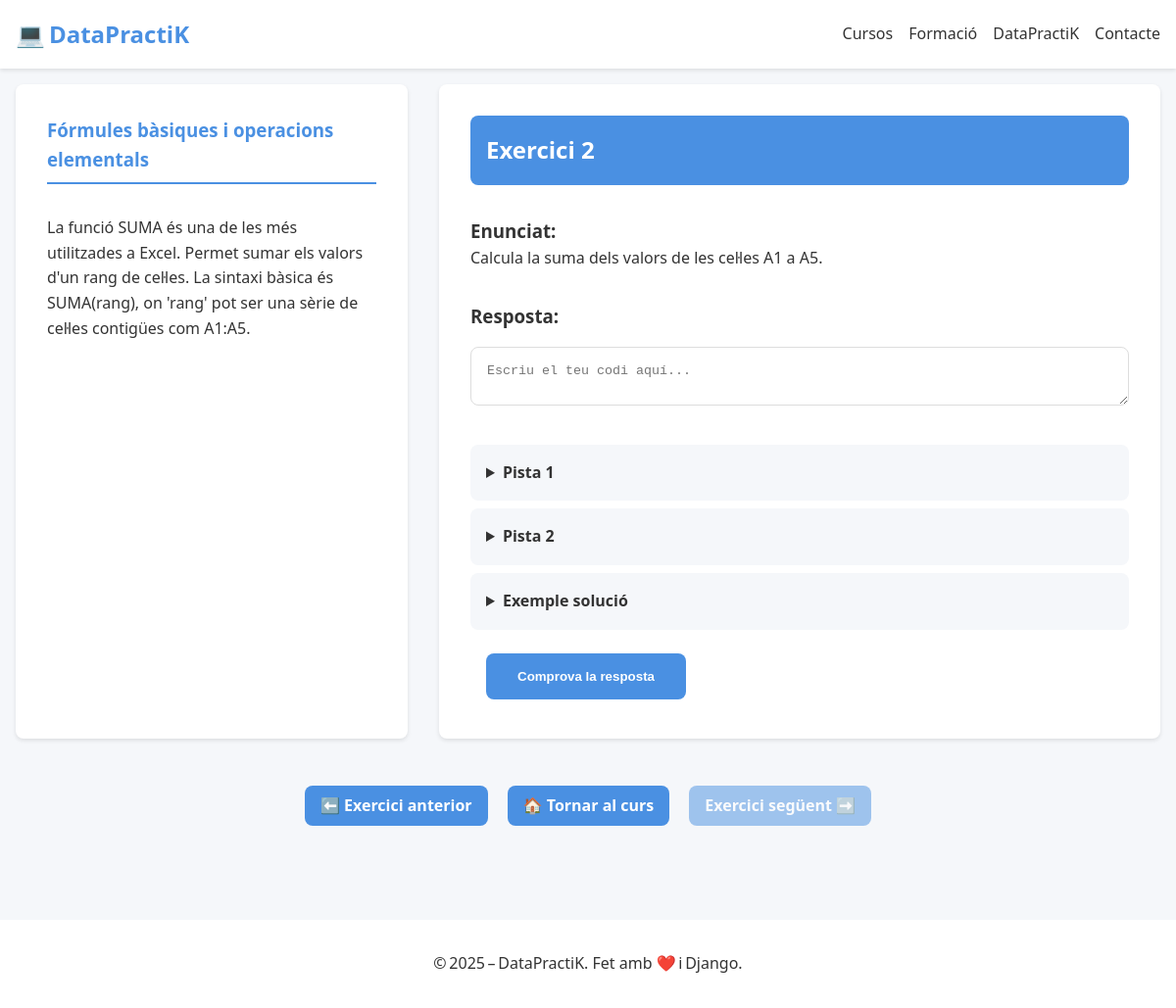
Page /curs/Excel/capitol/1/exercici/2/ on the committed database.
### app_django/models.py (models this page shows, shortened)
class Exercici(models.Model):
    class Tipus(models.TextChoices):
        CODI = 'codi', _("Escriure codi")
        COMPLETAR = 'completar', _("Completar codi")
        TEST = 'test', _("Tipus test")
        IA = 'ia', _("Correcció amb IA")
        EXE = 'exe', _("Execució de codi")
    curs = models.ForeignKey(Curs, on_delete=models.CASCADE, related_name='exercicis', verbose_name=_("Curs"))
    capitol = models.ForeignKey(Capitol, on_delete=models.CASCADE, related_name='exercicis', verbose_name=_("Capítol"))
    numero = models.PositiveIntegerField(_("Número d'exercici"), default=0)
    titol = models.CharField(_("Títol de l'exercici"), max_length=200, null=True, blank=True)
    tipus = models.CharField(_("Tipus d'exercici"), max_length=20, choices=Tipus.choices)
    descripcio = models.TextField(_("Descripció"), null=True, blank=True)
    enunciat = models.TextField(_("Enunciat"))
    resposta_usuari = models.TextField(_("Resposta de l'usuari"), null=True, blank=True)
    solucio = models.TextField(_("Solució correcta"), null=True, blank=True)
    solucio_codi_1 = models.TextField(_("Solució en codi 1"), null=True, blank=True)
    solucio_codi_2 = models.TextField(_("Solució en codi 2"), null=True, blank=True)
    codi_a_completar = models.TextField(_("Codi a completar"), null=True, blank=True)
    imatge_1 = models.ImageField(_("Imatge 1"), upload_to='exercicis/imatges/', null=True, blank=True)
    descripcio_imatge_1 = models.CharField(_("Descripció imatge 1"), max_length=255, null=True, blank=True)
    imatge_2 = models.ImageField(_("Imatge 2"), upload_to='exercicis/imatges/', null=True, blank=True)
    descripcio_imatge_2 = models.CharField(_("Descripció imatge 2"), max_length=255, null=True, blank=True)
    respostes_test = models.JSONField(_("Respostes del test"), null=True, blank=True)
    temps_estimat_minuts = models.IntegerField(_("Temps estimat (min)"), null=True, blank=True)
    pista_1 = models.TextField(_("Pista 1"), null=True, blank=True)
    pista_2 = models.TextField(_("Pista 2"), null=True, blank=True)
    taula = models.JSONField(blank=True, null=True)
    class Meta:
        ordering = ['capitol__numero', 'numero']
        unique_together = ('capitol', 'numero')
        verbose_name = _("Exercici")
        verbose_name_plural = _("Exercicis")

class Capitol(models.Model):
    curs = models.ForeignKey(Curs, on_delete=models.CASCADE, related_name='capitols', verbose_name=_("Curs"))
    titol = models.CharField(_("Títol del capítol"), max_length=100)
    numero = models.PositiveIntegerField(_("Número del capítol"))
    dificultat = models.CharField(_("Dificultat"), max_length=50)
    preu = models.DecimalField(_("Preu"), max_digits=5, decimal_places=2, default=0.00)
    data_creacio = models.DateTimeField(_("Data de creació"), auto_now_add=True)
    class Meta:
        ordering = ['numero']
        unique_together = ('curs', 'numero')
        verbose_name = _("Capítol")
        verbose_name_plural = _("Capítols")

### app_django/views.py (the view, shortened to what this page needs)
# urls.py: path('curs/<str:curs_nom>/capitol/<int:capitol_num>/exercici/<int:exercici_num>/', views.exercici, name='exercici'),
def exercici(request, curs_nom, capitol_num, exercici_num):
    print(f"⚙️ Inici de la vista 'exercici' per al curs: {curs_nom}, capítol: {capitol_num}, exercici: {exercici_num}")
    curs = get_object_or_404(Curs, nom=curs_nom)
    capitol = get_object_or_404(Capitol, numero=capitol_num, curs=curs)
    exercici = get_object_or_404(Exercici, numero=exercici_num, capitol=capitol)
    missatge = ''
    resposta_correcta = False
    resposta_ia = ''
    exercici_seguent = Exercici.objects.filter(capitol=capitol, numero=exercici.numero + 1).first()
    exercici_anterior = Exercici.objects.filter(capitol=capitol, numero=exercici.numero - 1).first()
    def reemplaçar_placeholders(codi):
        count = 0
        def replacer(match):
            nonlocal count
            count += 1
            return f'<input type="text" name="respostes_completar" class="placeholder-input" data-index="{count}">'
        return re.sub(r'<placeholder>', replacer, codi)
    if exercici.tipus.lower().strip() == 'completar' and exercici.codi_a_completar:
        codi_a_completar_html = reemplaçar_placeholders(exercici.codi_a_completar)
    else:
        codi_a_completar_html = ''
    return render(request, 'exercici.html', {
        'curs': curs,
        'capitol': capitol,
        'exercici': exercici,
        'missatge': missatge,
        'opcions': exercici.respostes_test if exercici.tipus == 'test' else None,
        'exercici_seguent': exercici_seguent,
        'exercici_anterior': exercici_anterior,
        'resposta_correcta': resposta_correcta,
        'codi_a_completar_html': codi_a_completar_html,
        'resposta_ia': resposta_ia,
    })

### app_django/templates/exercici.html (shortened to what this page needs)
{% extends 'base.html' %}
{% load static %}
{% load dict_extras %}
{% block content %}
<div class="exercise">
    <div class="exercise__container">
        <aside class="exercise__sidebar">
            <h3 class="exercise__chapter">{{ exercici.capitol.titol }}</h3>
            {% if exercici.descripcio %}
                <p class="exercise__description">{{ exercici.descripcio | safe }}</p>
            {% endif %}
        </aside>
        <main class="exercise__main">
            <div class="exercise__header">
                <h2>Exercici {{ exercici.numero }}</h2>
            </div>
            <div id="contingut-exercici">
                <div class="exercise__content">
                    <div class="exercise__statement">
                        <h3 class="exercise__statement-title">Enunciat:</h3>
                        <p>{{ exercici.enunciat | safe }}</p>
                    </div>
                  <form method="post" class="exercise__form" id="exerciciForm">
                        <h3 class="exercise__response-title">Resposta:</h3>
                        {% if exercici.tipus == 'codi' %}
                            <textarea name="resposta_usuari" class="exercise__code-input" rows="5" placeholder="Escriu el teu codi aquí..."></textarea>
                        {% elif exercici.tipus == 'exe' %}
                            <textarea name="resposta_usuari" class="exercise__code-input" rows="5" placeholder="Escriu el teu codi aquí..."></textarea>
                        {% elif exercici.tipus == 'codi_ia' %}
                            <textarea name="resposta_usuari" class="exercise__code-input" rows="5" placeholder="Escriu el teu codi aquí..."></textarea>
                        {% elif exercici.tipus == 'ia' %}
                            <textarea name="resposta_usuari" class="exercise__text-input" rows="5" placeholder="Escriu la teva resposta aquí..."></textarea>
                        {% endif %}
                        <div class="exercise__hints">
                            {% if exercici.pista_1 %}
                                <details class="exercise__hint">
                                    <summary>Pista 1</summary>
                                </details>
                            {% endif %}
                            {% if exercici.pista_2 %}
                                <details class="exercise__hint">
                                    <summary>Pista 2</summary>
                                </details>
                            {% endif %}
                        </div>
                        {% if exercici.solucio_codi_1 or exercici.solucio_codi_2 %}
                            <details class="exercise__hint">
                                <summary>Exemple solució</summary>
                            </details>
                        {% endif %}
                        <div class="exercise__submit-row">
                            <button type="submit" class="exercise__submit-button">Comprova la resposta</button>
                        </div>
                    </form>
                </div>
            </div>
        </main>
    </div>
    <div class="exercise__navigation-buttons">
        {% if exercici_anterior %}
            <a href="{% url 'exercici' exercici.curs.nom exercici_anterior.capitol.numero exercici_anterior.numero %}" class="exercise__nav-button">⬅️ Exercici anterior</a>
        {% endif %}
        <a href="{% url 'index_curs' exercici.curs.nom %}" class="exercise__nav-button">🏠 Tornar al curs</a>
        {% if exercici_seguent %}
        <a href="{% url 'exercici' exercici.curs.nom exercici_seguent.capitol.numero exercici_seguent.numero %}"
           class="exercise__nav-button disabled"
           id="next-button"
           style="pointer-events: none; opacity: 0.5; cursor: default;">
           Exercici següent ➡️
        </a>
    {% endif %}
    </div>
</div>
{% endblock %}

### app_django/static/css/style.css (style rules this page uses)
:root { --color-primary: #4a90e2; --color-secondary: #0000ff; --color-accent: #07bb8e; --color-text: #333333; --color-text-light: #666666; --color-background: #f5f7fa; --color-white: #ffffff; --color-success: #4caf50; --color-error: #f44336; --border-radius: 8px; --spacing-xs: 0.5rem; --spacing-sm: 1rem; --spacing-md: 2rem; --spacing-lg: 3rem; --font-family: 'Segoe UI', system-ui, sans-serif; --shadow-sm: 0 2px 4px rgba(0, 0, 0, 0.1); --shadow-md: 0 4px 6px rgba(0, 0, 0, 0.1); --max-width: 1600px; --font-size-xs: 0.75rem; --font-size-sm: 1rem; --font-size-md: 1.25rem; --font-size-md: 1.25rem; --font-size-md-lg: 1.5rem; --font-size-lg: 2.5rem; }
* { margin: 0; padding: 0; box-sizing: border-box; }
body { font-family: var(--font-family); line-height: 1.6; color: var(--color-text); background-color: var(--color-background); }
.exercise { max-width: var(--max-width); margin: 0 auto; padding: var(--spacing-sm); }
.exercise__container { display: grid; grid-template-columns: 400px 1fr; gap: var(--spacing-md); align-items: stretch; min-height: 75vh; }
.exercise__sidebar { background: var(--color-white); padding: var(--spacing-md); border-radius: var(--border-radius); box-shadow: var(--shadow-sm); }
.exercise__main { background: var(--color-white); padding: var(--spacing-md); border-radius: var(--border-radius); box-shadow: var(--shadow-sm); }
.exercise__header { background-color: var(--color-primary); color: white; padding: 1rem; border-radius: var(--border-radius); margin-bottom: var(--spacing-md); }
.exercise__chapter { color: var(--color-primary); margin-bottom: var(--spacing-md); padding-bottom: var(--spacing-xs); border-bottom: 2px solid var(--color-primary); }
.exercise__submit-row { display: flex; gap: var(--spacing-sm); padding: var(--spacing-xs) var(--spacing-sm); margin-top: var(--spacing-sm); }
.exercise__submit-button { background-color: var(--color-primary); color: var(--color-white); border: none; padding: var(--spacing-sm) var(--spacing-md); border-radius: var(--border-radius); cursor: pointer; font-weight: 600; }
.exercise__navigation-buttons { display: flex; justify-content: center; align-items: center; gap: 20px; margin-top: var(--spacing-sm); padding: var(--spacing-md); }
.exercise__nav-button { display: inline-block; padding: var(--spacing-xs) var(--spacing-sm); background-color: var(--color-primary); color: var(--color-white); text-decoration: none; border-radius: var(--border-radius); transition: opacity 0.3s ease; font-weight: bold; font-size: 1rem; }
.exercise__nav-button.disabled { pointer-events: none; opacity: 0.5; cursor: default; }
.exercise__form { margin-top: var(--spacing-md); }
.exercise__code-input, .exercise__text-input { width: 100%; padding: var(--spacing-sm); border: 1px solid #ddd; border-radius: var(--border-radius); font-family: monospace; margin: var(--spacing-sm) 0; height: 60px; }
.exercise__description { white-space: pre-wrap; }
.exercise__hints { margin-top: var(--spacing-sm); }
.exercise__hint { margin: var(--spacing-xs) 0; padding: var(--spacing-sm); background-color: var(--color-background); border-radius: var(--border-radius); }
.exercise__hint summary { cursor: pointer; font-weight: 600; }

### app_django/templates/base.html (style rules this page uses)
html { scroll-behavior:smooth; }

### rows in the picture
Exercici: capitol.titol "Fórmules bàsiques i operacions elementals", descripcio "La funció SUMA és una de les més utilitzades a Excel. Permet sumar els valors d'un rang de cel·les. La sintaxi bàsica és SUMA(rang), on 'rang' pot ser una sèrie de cel·les contigües com A1:A5.", numero "2", enunciat "Calcula la suma dels valors de les cel·les A1 a A5."
